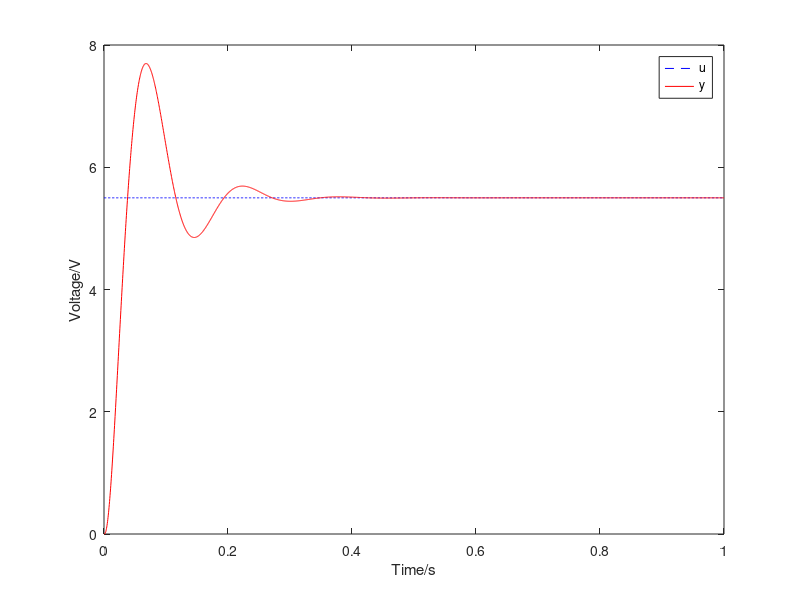

Write MATLAB code to recreate this figure.
pkg load control;

clear;

G=tf([7.836e-2 3.91818], [2.5125e-8 2.2925e-5 2.8245e-3 1.07e-1 3.91818]);
stepsize=5.5;

[y_unit t]=step(G,1);
y=y_unit*stepsize;
u=ones(length(t),1)*stepsize;

figure
plot(t,u,'b--',t,y,'r-')
legend('u','y');
xlabel('Time/s');
ylabel('Voltage/V');
